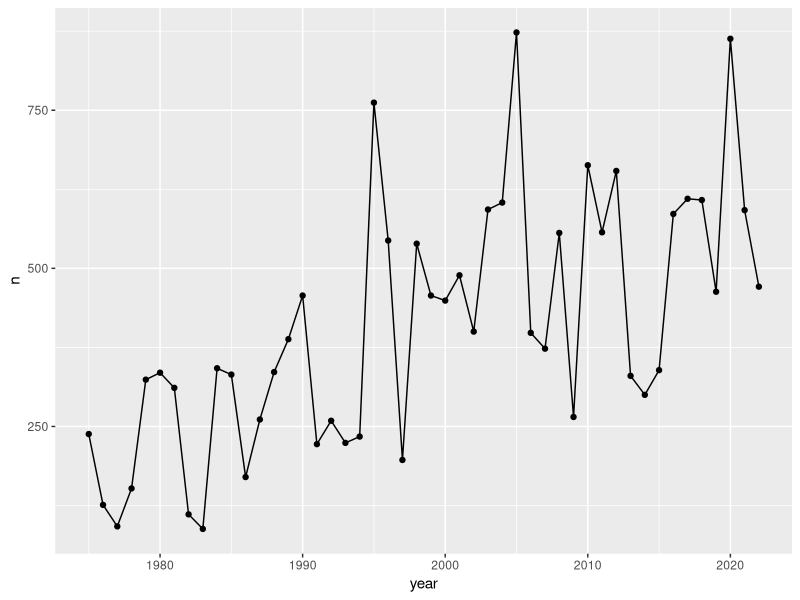

Generate this figure with R:
## ---- chunk 1
library(tidyverse)
## ---- chunk 2
library(ggplot2)
## ---- chunk 3
storms %>%
  count(year) %>%
  ggplot()+
  geom_point(aes(x = year, y = n)) +
  geom_line(mapping = aes(x = year, y = n))
## ---- chunk 4
#| echo: false
2 * 2
